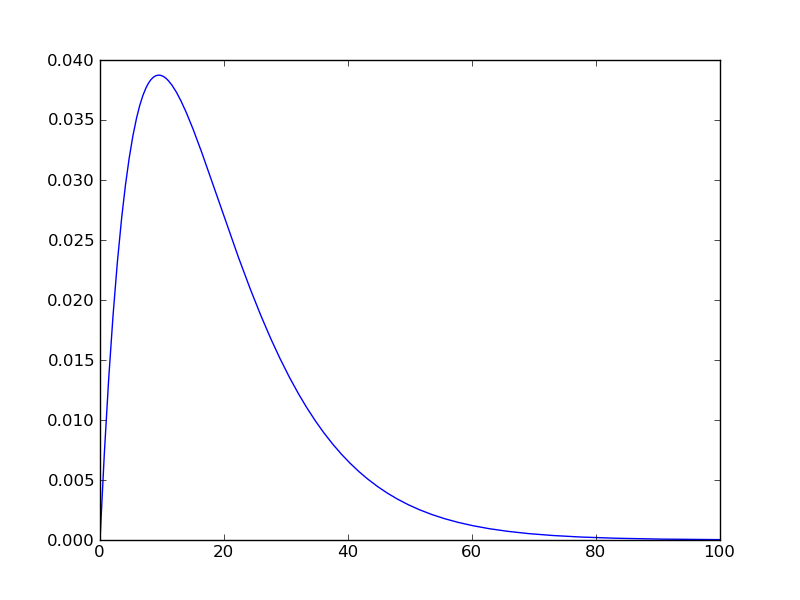

Write Python code to recreate this figure.
# Exp2Syn. To see how it is plotted

import numpy as np
import matplotlib.pyplot as plt
import matplotlib
from numpy import exp

t = np.linspace(0,100, num=1000)

tau1 = 9
tau2 = 10
weight = 1

def exp2syn(t, tau1, tau2, weight):
   
   g = weight * (exp (-t/tau2) - exp(-t/tau1))
   return g
   
g = exp2syn(t, tau1, tau2, weight)   
plt.plot(t, g, label="conductance")
plt.savefig('exp2syn.png')
plt.show()

